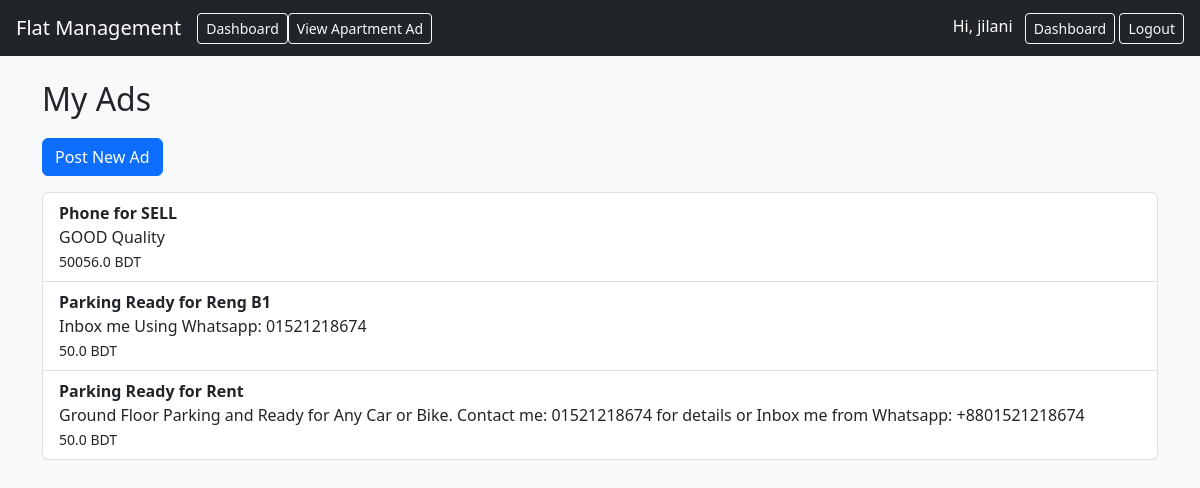
The page /dashboard (signed in) on the database as committed earlier.
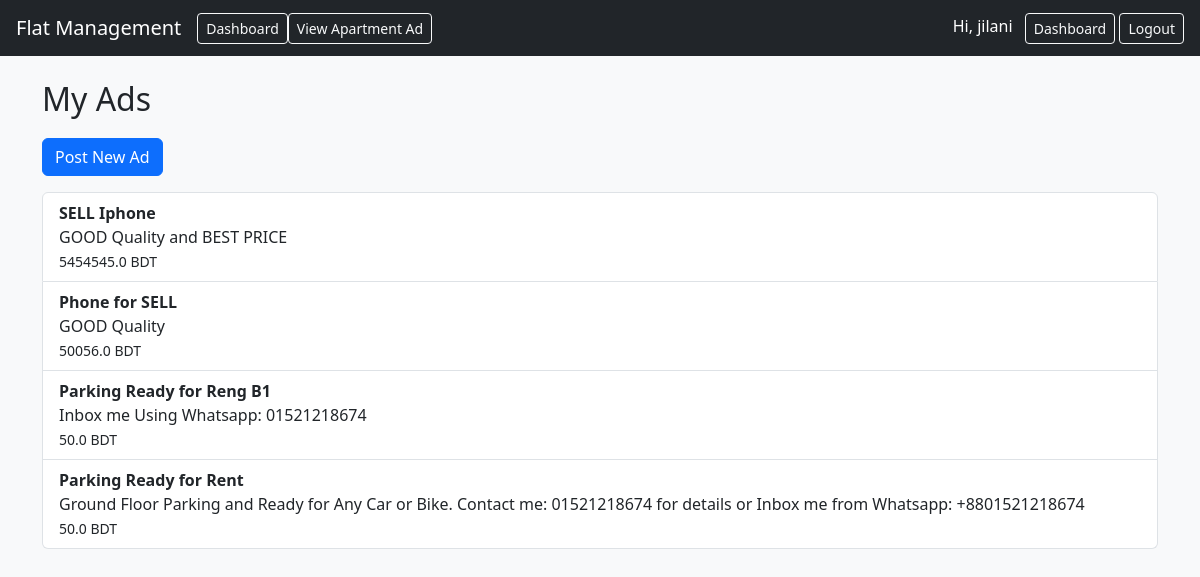
The same page on the database as committed later.
### tables this page shows
CREATE TABLE ads (
    id INTEGER PRIMARY KEY AUTOINCREMENT,
    title TEXT NOT NULL,
    description TEXT NOT NULL,
    price REAL,
    user_id INTEGER,
    date_posted TEXT DEFAULT CURRENT_TIMESTAMP
);

### routes/post_routes.py (the view)
@bp.route('/dashboard')
def dashboard():
    if 'user_id' not in session:
        return redirect('/login')
    conn = get_connection()
    cursor = conn.cursor()
    cursor.execute("SELECT * FROM ads WHERE user_id=? ORDER BY date_posted DESC", (session['user_id'],))
    ads = cursor.fetchall()
    conn.close()
    return render_template('dashboard.html', ads=ads)

### conn.py (called while the page is built)
def get_connection():
    conn = sqlite3.connect('db/flat.db')
    conn.row_factory = sqlite3.Row  # For dictionary-style access
    return conn

### templates/dashboard.html (shortened to what this page needs)
{% extends 'base.html' %}
{% block content %}
<h2>My Ads</h2>
<a href="/post-ad" class="btn btn-primary mb-3">Post New Ad</a>
{% if ads %}
    <ul class="list-group">
        {% for ad in ads %}
            <li class="list-group-item">
                <strong>{{ ad.title }}</strong><br>
                {{ ad.description }}<br>
                <small>{{ ad.price }} BDT</small>
            </li>
        {% endfor %}
    </ul>
{% else %}
    <p>You have not posted any ads yet.</p>
{% endif %}
{% endblock %}

Rows that differ between the two databases and show on the page:
added ads: title "SELL Iphone", description "GOOD Quality and BEST PRICE", price "5454545.0"
